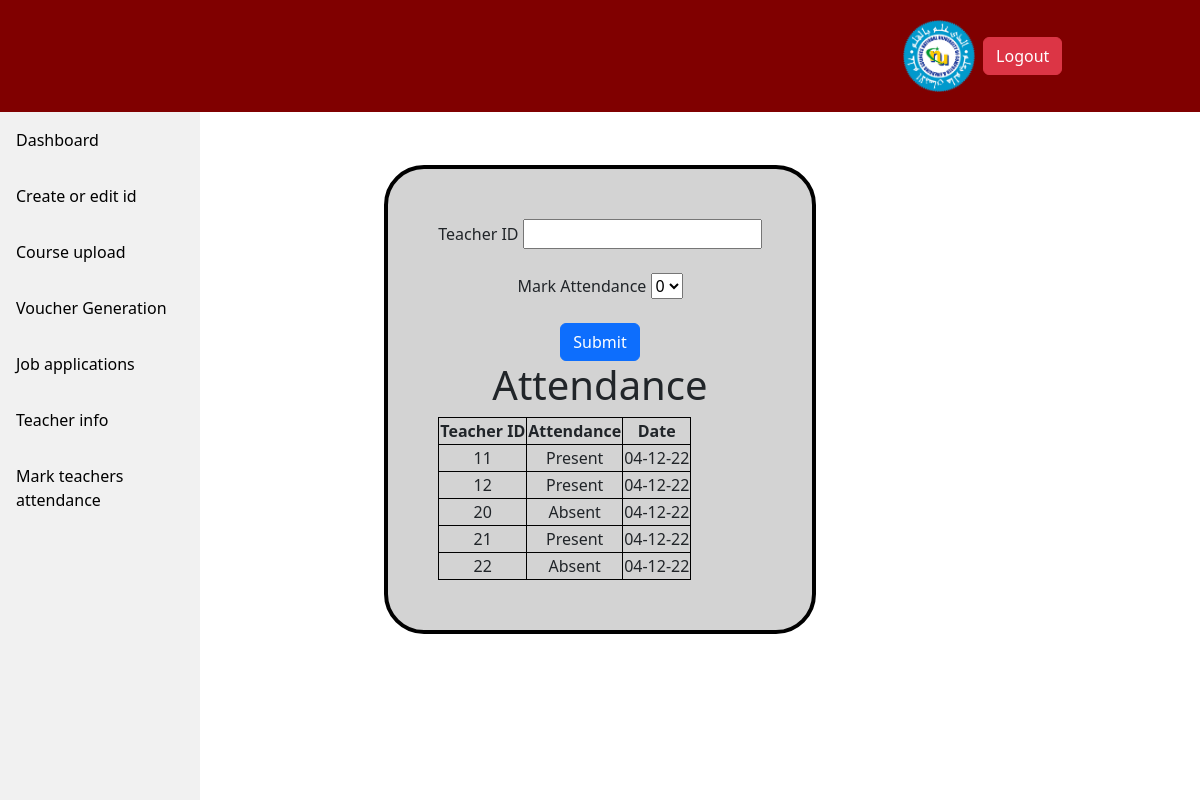
/admin/mark_t_attendance.php (signed in), run on the app's committed database.
### tables this page shows
CREATE TABLE `teacher_attendance` (
  `id` int(3) NOT NULL,
  `T_id` varchar(10) NOT NULL,
  `attendance` int(1) NOT NULL,
  `date` varchar(11) NOT NULL
);

### admin/mark_t_attendance.php (the view, shortened to what this page needs)
<?php
    $server = "localhost";
    $username = "root";
    $password = "";
    $con = mysqli_connect($server, $username, $password);
?>
<!DOCTYPE html>
<html lang="en">
<head>
    <link href="https://cdn.jsdelivr.net/npm/bootstrap@5.2.3/dist/css/bootstrap.min.css" rel="stylesheet">
    <link rel="stylesheet" href="teacher.css">
</head>
<body>
    <nav class="main-nav">
<div class="nav text-center">
        <div class="g-col-6 g-col-md-4">
        <li><a href="admin.php"><img src="logo.png"></a></li>
            <li><a href="../login/logout.php"> <button type="button" class="btn btn-danger">Logout</button></a></li>
        </nav>
<div class="sidebar">
<a href="admin.php">Dashboard</a>
            <a href="id creation.php" >Create or edit id</a>
            <a href="course upload.php">Course upload</a>
            <a href="generate voucher.php">Voucher Generation</a>
            <a href="job application.php">Job applications</a>
            <a href="display teacher info.php">Teacher info</a>
            <a href="mark_t_attendance.php">Mark teachers attendance</a>
      </div>
      <br><br>
        <div class="grid text-center">
        <div class="g-col-6 g-col-md-4">
        <form action="mark_t_attendance.php" method = "post">
        <label for="T_id">Teacher ID</label>
            <input type="text" id="T_id" name="T_id"><br><br>
        <label for="Teacher attendance">Mark Attendance</label>
            <select id="Teacherattendance" name="Teacherattendance" required>
                <option value="0">0</option>
            </select>
            <br>
            <br>
            <input  class= "btn btn-primary" type="Submit" value="Submit" name ="save">
        <h1>Attendance</h1>
        <table>
            <tr>
                <th>Teacher ID</th>
                <th>Attendance</th>
                <th>Date</th>
            </tr>
            <?php
            $sql2 = "select * from eims.teacher_attendance;";
            $run1=mysqli_query($con,$sql2);
			while($row1=mysqli_fetch_array($run1))
            {
				echo "<tr>";
                echo "<td>".$row1['T_id']."</td>";
                echo "<td>";
                if($row1['attendance'] == '1')
                {
                    echo "Present";
                }
                else
                {
                    echo "Absent";
                }
                echo "</td>";
                echo "<td>".$row1['date']."</td>";
				echo "</tr>";
			}
		?>
            </form>
            </div>
            </div>
</body>
</html>

### admin/teacher.css (style rules this page uses)
.sidebar { margin: 0; padding: 0; width: 200px; background-color: #f1f1f1; position: fixed; display: inline block; height: 100%; overflow: auto; }
.sidebar a { display: block; color: black; padding: 16px; text-decoration: none; }
table, th, td { border: 1px solid black; }
nav { position: sticky; background-color: #02505ede; padding: 20px; top: 0px; text-align: center; }
nav li { width: 20%; display: inline-block; font-size: 24px; text-align: center; }
nav li a { text-decoration: none; color: #4b4b4b; }

### admin/mark_t_attendance.php (style rules this page uses)
.sidebar a { display: block; color: black; padding: 16px; text-decoration: none; }
form { display:inline-block; border: 4px solid black; border-radius:40px; padding: 50px; margin: 5px; text-align: center; background-color: lightgray; }
nav li { width: 20%; display: inline-block; font-size: 24px; text-align: center; }
nav li a { text-decoration: none; color: #4b4b4b; }
nav { position: sticky; background-color: maroon; }
img { max-width: 90%; }
.main-nav { display: flex; justify-content:right; }

### data on the page
teacher_attendance: T "11", attendance "Present", date "04-12-22"
teacher_attendance: T "12", attendance "Present", date "04-12-22"
teacher_attendance: T "20", attendance "Absent", date "04-12-22"
teacher_attendance: T "21", attendance "Present", date "04-12-22"
teacher_attendance: T "22", attendance "Absent", date "04-12-22"
